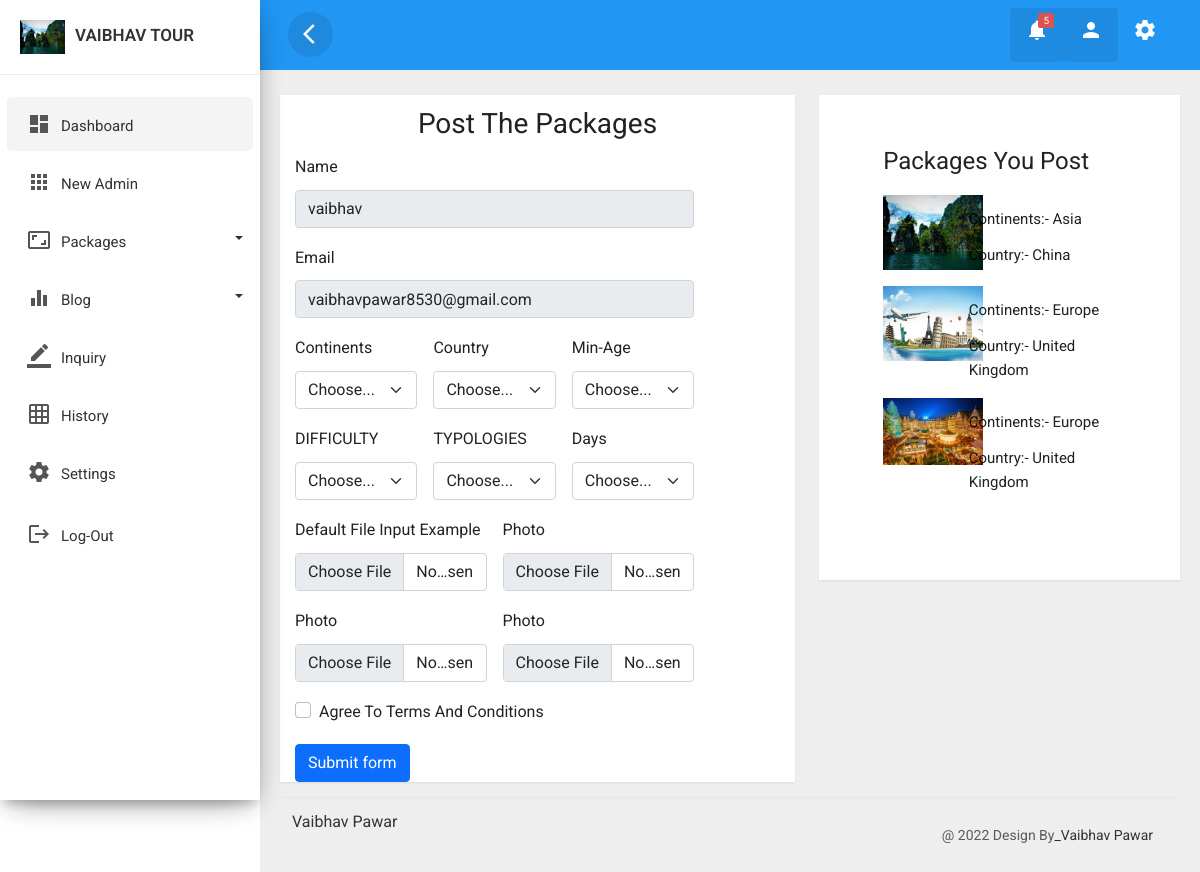
Page /admin/packages.php (signed in) on the committed database.
### tables this page shows
CREATE TABLE `pakages` (
  `ID` int(15) NOT NULL,
  `Name` varchar(255) NOT NULL,
  `email` varchar(255) NOT NULL,
  `Continents` varchar(255) NOT NULL,
  `Country` varchar(255) NOT NULL,
  `Min_Age` varchar(255) NOT NULL,
  `Diff` varchar(255) NOT NULL,
  `Type` varchar(255) NOT NULL,
  `Days` varchar(255) NOT NULL,
  `pic_1` varchar(355) NOT NULL,
  `pic_2` varchar(355) NOT NULL,
  `pic_3` varchar(255) NOT NULL,
  `pic_4` varchar(255) NOT NULL,
  `pic_5` varchar(255) NOT NULL,
  `pic_6` varchar(255) NOT NULL,
  `Date` date NOT NULL DEFAULT current_timestamp()
);

### admin/packages.php (the view, shortened to what this page needs)
<!doctype html>
<html lang="en">
<head>
    <link rel="stylesheet" href="css/bootstrap.min.css">
    <link href="https://cdn.jsdelivr.net/npm/bootstrap@5.0.2/dist/css/bootstrap.min.css" rel="stylesheet">
    <link rel="stylesheet" href="css/custom.css">
    <link rel="stylesheet" href="https://cdn.jsdelivr.net/npm/bootstrap-icons@1.9.1/font/bootstrap-icons.css">
</head>
<body>
    <div class="wrapper">
        <div id="content">
            <?php include 'topnavbar.php' ?>
            <div class="main-content">
                <div class="row ">
                    <div class="col-lg-7 col-md-12">
                        <div class="card" style="min-height: 550px">
                            <h3 class="text-center mt-2">Post The Packages</h3>
                            <div class="col-md-10">
                                <form class="row g-3" action="<?php echo htmlentities($_SERVER['PHP_SELF']); ?>" method="post" enctype="multipart/form-data">
                                <div class="col-mb-5">
                                        <label for="exampleInputEmail1" class="form-label">Name</label>
                                        <input type="text" class="form-control" id="exampleInputEmail1" aria-describedby="emailHelp" name="name" value="<?php echo $_SESSION['username'];  ?>" readonly>
                                    </div>
                                    <div class="col-mb-5">
                                        <label for="exampleInputEmail1" class="form-label">Email</label>
                                        <input type="text" class="form-control" id="exampleInputEmail1" aria-describedby="emailHelp" name="email" value="<?php echo $_SESSION['email'];  ?>" readonly>
                                    </div>
                                <div class="col-md-4">
                                        <label for="validationCustom04" class="form-label">Continents</label>
                                        <select class="form-select" id="validationCustom04" name="continents" required>
                                            <option selected disabled value="">Choose...</option>
                                        </select>
                                    </div>
                                    <div class="col-md-4">
                                        <label for="validationCustom04" class="form-label">Country</label>
                                        <select class="form-select" id="validationCustom04" name="country" required>
                                            <option selected disabled value="">Choose...</option>
                                        </select>
                                    </div>
                                    <div class="col-md-4">
                                        <label for="validationCustom04" class="form-label">Min-Age</label>
                                        <select class="form-select" id="validationCustom04" name="min_age" required>
                                            <option selected disabled value="">Choose...</option>
                                        </select>
                                    </div>
                                    <div class="col-md-4">
                                        <label for="validationCustom04" class="form-label">DIFFICULTY</label>
                                        <select class="form-select" id="validationCustom04" name="difficulty" required>
                                            <option selected disabled value="">Choose...</option>
                                        </select>
                                    </div>
                                    <div class="col-md-4">
                                        <label for="validationCustom04" class="form-label">TYPOLOGIES</label>
                                        <select class="form-select" id="validationCustom04" name="type" required>
                                            <option selected disabled value="">Choose...</option>
                                        </select>
                                    </div>
                                    <div class="col-md-4">
                                        <label for="validationCustom04" class="form-label">Days</label>
                                        <select class="form-select" id="validationCustom04" name="days" required>
                                            <option selected disabled value="">Choose...</option>
                                        </select>
                                    </div>
                                    <div class="col-md-6">
                                        <label for="formFile" class="form-label">Default file input example</label>
                                        <input class="form-control" name="file" type="file" id="formFile">
                                    </div>
                                    <div class="col-md-6">
                                        <label for="validationCustom03" class="form-label">Photo</label>
                                        <input type="File" class="form-control" id="validationCustom03" name="file2" required>
                                    </div>
                                    <div class="col-md-6">
                                        <label for="validationCustom03" class="form-label">Photo</label>
                                        <input type="File" class="form-control" id="validationCustom03" name="file3" required>
                                    </div>
                                    <div class="col-md-6">
                                        <label for="validationCustom03" class="form-label">Photo</label>
                                        <input type="File" class="form-control" id="validationCustom03" name="file4" required>
                                    </div>
                                    <div class="col-12">
                                        <div class="form-check">
                                            <input class="form-check-input" type="checkbox" value="" id="invalidCheck" required>
                                            <label class="form-check-label" for="invalidCheck">
                                                Agree to terms and conditions
                                            </label>
                                        </div>
                                    </div>
                                    <div class="col-12">
                                        <button class="btn btn-primary" name="submit" type="submit">Submit form</button>
                                    </div>
                                </form>
                                <?php
                                include 'DB.php';
                                ?>
                            </div>
                        </div>
                    </div>
                    <div class="col-lg-5 col-md-12 ">
                        <div class="card" style="min-height: 485px">
                            <div class="row justify-content-around">
                                <div class="col-md-8 mt-5">
                                    <h4>Packages You Post</h4>
                                    <?php $email = $_SESSION['email'];
                                    $pack_select = "select * from pakages where email='$email'";
                                    $query = mysqli_query($con, $pack_select);
                                    while ($row = mysqli_fetch_array($query)) {
                                        if ($query) {
                                    ?>
                                            <div class="row mt-3">
                                                <div class="col-md-4">
                                                    <img src="../Upload/Gallery/<?php echo $row['pic_1'];  ?>" width="100px" alt="" srcset="">
                                                </div>
                                                <div class="col-md-8">
                                                    <p>Continents:- <?php echo $row['Continents'];  ?></p>
                                                    <p>Country:- <?php echo $row['Country'];  ?></p>
                                                </div>
                                            </div>
                                    <?php
                                        }
                                    }
                                    ?>
                                </div>
                            </div>
                        </div>
                    </div>
                </div>
            </div>
        </div>
    </div>
</body>
</html>

### admin/topnavbar.php (shortened to what this page needs)
<div class="top-navbar">
<nav class="navbar navbar-expand-lg">
    <div class="container-fluid">
        <button type="button" id="sidebarCollapse" class="d-xl-block d-lg-block d-md-mone d-none">
            <span class="material-icons">arrow_back_ios</span>
        </button>
        <div class="collapse navbar-collapse d-lg-block d-xl-block d-sm-none d-md-none d-none" id="navbarSupportedContent">
            <ul class="nav navbar-nav ml-auto">
                <li class="dropdown nav-item active">
                    <a href="#" class="nav-link" data-toggle="dropdown">
                       <span class="material-icons">notifications</span>
                       <span class="notification">5</span>
                   </a>
                </li>
                <?php
                            $email = $_SESSION['email'];
                            include 'DB.php';
                            $query = "SELECT * FROM login WHERE email = '$email' ";
                            $result = mysqli_query($con, $query);
                            while ($row = mysqli_fetch_array($result)) {
                            ?>
                <li class="dropdown nav-item active">
                    <a href="#" class="nav-link" data-toggle="dropdown">
                       <span class="material-icons">person</span>
                   </a>
                </li>
                <?php } ?>
                <li class="nav-item">
                    <a class="nav-link" href="profile.php">
                    <span class="material-icons">settings</span>
                    </a>
                </li>
            </ul>
        </div>
    </div>
</nav>
</div>

### admin/css/custom.css (style rules this page uses)
body, html { line-height: 1.8; font-family: 'Roboto', sans-serif; color: #555e58; text-transform:capitalize; text-rendering: optimizeLegibility !important; -webkit-font-smoothing: antialiased !important; font-weight: 400; margin:0px; padding:0px; }
h1, h2, h3, h4, h5, h6, .h1, .h2, .h3, .h4 { font-weight: 400; line-height: 1.5em; }
p { font-size: 15px; margin: 12px 0 0; line-height: 24px; }
a { color: #333; font-weight: 400; }
button { cursor:pointer; }
ul, ol { padding: 0; margin:0px; list-style: none; }
a, a:hover, a:focus { color: #333; text-decoration: none; transition: all 0.3s; }
.material-icons { font-family: 'Material Icons'; font-weight: normal; font-style: normal; font-size: 24px; display: inline-block; line-height: 1; text-transform: none; letter-spacing: normal; word-wrap: normal; white-space: nowrap; direction: ltr; -webkit-font-smoothing: antialiased; text-rendering: optimizeLegibility; -moz-osx-font-smoothing: grayscale; font-feature-settings: 'liga'; }
.wrapper { position: relative; width:100%; overflow:auto; }
#sidebar { position:fixed; height:100vh!important; top: 0; bottom: 0; left: 0; z-index:11; width: 260px; overflow:auto; transition:all 0.3s ; background: #FFFFFF; box-shadow: 0 10px 30px -12px rgb(0 0 0 / 42%), 0 4px 25px 0px rgb(0 0 0 / 12%), 0 8px 10px -5px rgb(0 0 0 / 20%); }
#sidebar .sidebar-header { padding:20px; background-color:#ffffff; border-bottom:1px solid #eee; }
.sidebar-header h3 { color:#333; font-size:17px; margin:0px; text-transform:uppercase; transition:all 0.5s ease; font-weight:600; }
.sidebar-header h3 img { width:45px; margin-right:10px; }
#sidebar ul li { padding:2px 7px; }
#sidebar ul li.active>a { color: #333; background-color: rgba(200, 200, 200, 0.2); }
.dropdown-toggle::after { position: absolute; right: 10px; top: 23px; }
#sidebar ul.components { padding: 20px 0; }
#sidebar ul li a { padding: 10px; line-height: 30px; border-radius:5px; font-size: 15px; position:relative;' font-weight: 400; display: block; }
#sidebar ul li a span { text-transform:capitalize; display:inline-block; }
#sidebar ul li a i { position: relative; margin-right: 10px; top: 5px; color: #555555; margin-left: 10px; }
#content { position: relative; transition: all 0.3s; background-color: #EEEEEE; }
.top-navbar { width:100%; z-index:9; position:relative; }
.main-content { padding:10px 20px 0px 20px; position: relative; width: 100%; }
.navbar { background-color: #2196F3; color: #FFFFFF; }
.navbar button { background-color:transparent; border:none; }
.navbar button span { color:#fff; }
#sidebarCollapse { border-radius:50%; width:45px; height:45px; text-align:center; line-height:45px; margin-right:20px; border:none; color: #FFFFFF; background-color: rgba(0, 0, 0, 0.09); }
#sidebarCollapse span { margin: 9px; padding: 0px; }
.navbar-nav > li.active { color: #FFFFFF; border-radius:4px; background-color: rgba(0, 0, 0, 0.08); }
.navbar-nav > li > a { color: #FFFFFF; }
.navbar .notification { position: absolute; top: 5px; right: 10px; display: block; font-size: 9px; border: 0px; font-size: 10px; background: #d9534f; min-width: 15px; text-align: center; padding: 1px 5px; height: 15px; border-radius: 2px; line-height: 14px; }
.navbar-nav li a { position: relative; display: block; padding: 10px 15px!important; }
.card { margin: 10px 0; }
.card { border-radius: 0px!important; }
.card { display: inline-block; position: relative; border:none!important; width: 100%; margin:15px 0; box-shadow: 0 1px 2px rgb(0 0 0 / 8%); border-radius: 6px; color: rgba(0,0,0, 0.87); background: #fff; }
.footer { border-top: 1px solid #e7e7e7; }
footer { padding: 10px 0; position:relative; width:100%; }
footer .copyright { padding: 15px; font-size:14px; margin: 0; }
@media only screen and (min-width:992px) { #content { width: calc(100% - 260px); position: relative; float: right; transition: all 0.3s; background-color: #EEEEEE; } }

### rows in the picture
pakages: pic_1 (picture), Continents "Asia", Country "China"
pakages: pic_1 (picture), Continents "Europe", Country "United Kingdom"
pakages: pic_1 (picture), Continents "Europe", Country "United Kingdom"
